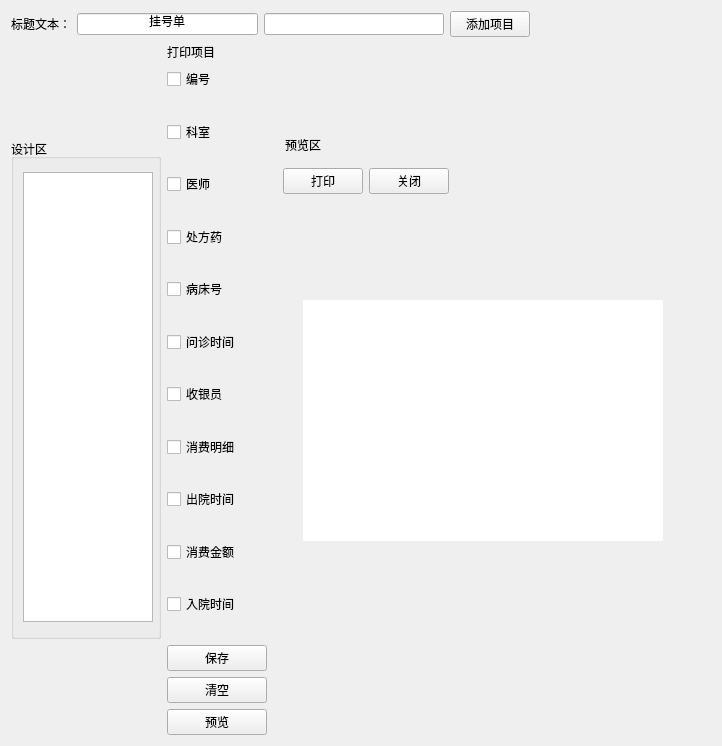
<?xml version="1.0" encoding="UTF-8"?>
<ui version="4.0">
 <class>HospitalizationSilpsBtn</class>
 <widget class="QWidget" name="HospitalizationSilpsBtn">
  <property name="geometry">
   <rect>
    <x>0</x>
    <y>0</y>
    <width>722</width>
    <height>746</height>
   </rect>
  </property>
  <property name="windowTitle">
   <string>Form</string>
  </property>
  <layout class="QVBoxLayout" name="verticalLayout">
   <item>
    <layout class="QHBoxLayout" name="horizontalLayout_4">
     <item>
      <widget class="QLabel" name="label_4">
       <property name="text">
        <string>标题文本：</string>
       </property>
      </widget>
     </item>
     <item>
      <widget class="QLineEdit" name="lineEdit_3">
       <property name="text">
        <string>挂号单</string>
       </property>
       <property name="alignment">
        <set>Qt::AlignCenter</set>
       </property>
       <property name="dragEnabled">
        <bool>false</bool>
       </property>
       <property name="readOnly">
        <bool>true</bool>
       </property>
      </widget>
     </item>
     <item>
      <widget class="QLineEdit" name="lineEditAdd"/>
     </item>
     <item>
      <widget class="QPushButton" name="btnAdd">
       <property name="text">
        <string>添加项目</string>
       </property>
      </widget>
     </item>
     <item>
      <spacer name="horizontalSpacer_4">
       <property name="orientation">
        <enum>Qt::Horizontal</enum>
       </property>
       <property name="sizeHint" stdset="0">
        <size>
         <width>40</width>
         <height>20</height>
        </size>
       </property>
      </spacer>
     </item>
    </layout>
   </item>
   <item>
    <layout class="QHBoxLayout" name="horizontalLayout_3">
     <item>
      <widget class="QGroupBox" name="groupBox_2">
       <property name="sizePolicy">
        <sizepolicy hsizetype="Fixed" vsizetype="Fixed">
         <horstretch>0</horstretch>
         <verstretch>0</verstretch>
        </sizepolicy>
       </property>
       <property name="minimumSize">
        <size>
         <width>150</width>
         <height>500</height>
        </size>
       </property>
       <property name="maximumSize">
        <size>
         <width>150</width>
         <height>500</height>
        </size>
       </property>
       <property name="title">
        <string>设计区</string>
       </property>
       <property name="alignment">
        <set>Qt::AlignLeading|Qt::AlignLeft|Qt::AlignTop</set>
       </property>
       <layout class="QVBoxLayout" name="verticalLayout_11">
        <item>
         <widget class="QListWidget" name="listWidgetShowCheckBox">
          <property name="sizePolicy">
           <sizepolicy hsizetype="Fixed" vsizetype="Fixed">
            <horstretch>0</horstretch>
            <verstretch>0</verstretch>
           </sizepolicy>
          </property>
          <property name="minimumSize">
           <size>
            <width>130</width>
            <height>450</height>
           </size>
          </property>
          <property name="maximumSize">
           <size>
            <width>140</width>
            <height>450</height>
           </size>
          </property>
         </widget>
        </item>
       </layout>
      </widget>
     </item>
     <item>
      <layout class="QVBoxLayout" name="verticalLayout_12">
       <item>
        <layout class="QVBoxLayout" name="verticalLayout_13">
         <item>
          <widget class="QLabel" name="label_3">
           <property name="text">
            <string>打印项目</string>
           </property>
          </widget>
         </item>
         <item>
          <layout class="QVBoxLayout" name="verticalLayout_3">
           <item>
            <widget class="QCheckBox" name="checkBox_12">
             <property name="maximumSize">
              <size>
               <width>100</width>
               <height>16777215</height>
              </size>
             </property>
             <property name="text">
              <string>编号</string>
             </property>
            </widget>
           </item>
           <item>
            <spacer name="verticalSpacer_16">
             <property name="orientation">
              <enum>Qt::Vertical</enum>
             </property>
             <property name="sizeHint" stdset="0">
              <size>
               <width>20</width>
               <height>40</height>
              </size>
             </property>
            </spacer>
           </item>
           <item>
            <widget class="QCheckBox" name="checkBox_13">
             <property name="maximumSize">
              <size>
               <width>100</width>
               <height>16777215</height>
              </size>
             </property>
             <property name="text">
              <string>科室</string>
             </property>
            </widget>
           </item>
           <item>
            <spacer name="verticalSpacer_17">
             <property name="orientation">
              <enum>Qt::Vertical</enum>
             </property>
             <property name="sizeHint" stdset="0">
              <size>
               <width>20</width>
               <height>40</height>
              </size>
             </property>
            </spacer>
           </item>
           <item>
            <widget class="QCheckBox" name="checkBox_14">
             <property name="maximumSize">
              <size>
               <width>100</width>
               <height>16777215</height>
              </size>
             </property>
             <property name="text">
              <string>医师</string>
             </property>
            </widget>
           </item>
           <item>
            <spacer name="verticalSpacer_18">
             <property name="orientation">
              <enum>Qt::Vertical</enum>
             </property>
             <property name="sizeHint" stdset="0">
              <size>
               <width>20</width>
               <height>40</height>
              </size>
             </property>
            </spacer>
           </item>
           <item>
            <widget class="QCheckBox" name="checkBox_15">
             <property name="maximumSize">
              <size>
               <width>100</width>
               <height>16777215</height>
              </size>
             </property>
             <property name="text">
              <string>处方药</string>
             </property>
            </widget>
           </item>
           <item>
            <spacer name="verticalSpacer_19">
             <property name="orientation">
              <enum>Qt::Vertical</enum>
             </property>
             <property name="sizeHint" stdset="0">
              <size>
               <width>20</width>
               <height>40</height>
              </size>
             </property>
            </spacer>
           </item>
           <item>
            <widget class="QCheckBox" name="checkBox_16">
             <property name="maximumSize">
              <size>
               <width>100</width>
               <height>16777215</height>
              </size>
             </property>
             <property name="text">
              <string>病床号</string>
             </property>
            </widget>
           </item>
           <item>
            <spacer name="verticalSpacer_20">
             <property name="orientation">
              <enum>Qt::Vertical</enum>
             </property>
             <property name="sizeHint" stdset="0">
              <size>
               <width>20</width>
               <height>40</height>
              </size>
             </property>
            </spacer>
           </item>
           <item>
            <widget class="QCheckBox" name="checkBox_17">
             <property name="maximumSize">
              <size>
               <width>100</width>
               <height>16777215</height>
              </size>
             </property>
             <property name="text">
              <string>问诊时间</string>
             </property>
            </widget>
           </item>
           <item>
            <spacer name="verticalSpacer_21">
             <property name="orientation">
              <enum>Qt::Vertical</enum>
             </property>
             <property name="sizeHint" stdset="0">
              <size>
               <width>20</width>
               <height>40</height>
              </size>
             </property>
            </spacer>
           </item>
           <item>
            <widget class="QCheckBox" name="checkBox_18">
             <property name="maximumSize">
              <size>
               <width>100</width>
               <height>16777215</height>
              </size>
             </property>
             <property name="text">
              <string>收银员</string>
             </property>
            </widget>
           </item>
           <item>
            <spacer name="verticalSpacer_22">
             <property name="orientation">
              <enum>Qt::Vertical</enum>
             </property>
             <property name="sizeHint" stdset="0">
              <size>
               <width>20</width>
               <height>40</height>
              </size>
             </property>
            </spacer>
           </item>
           <item>
            <widget class="QCheckBox" name="checkBox_19">
             <property name="maximumSize">
              <size>
               <width>100</width>
               <height>16777215</height>
              </size>
             </property>
             <property name="text">
              <string>消费明细</string>
             </property>
            </widget>
           </item>
           <item>
            <spacer name="verticalSpacer_23">
             <property name="orientation">
              <enum>Qt::Vertical</enum>
             </property>
             <property name="sizeHint" stdset="0">
              <size>
               <width>20</width>
               <height>40</height>
              </size>
             </property>
            </spacer>
           </item>
           <item>
            <widget class="QCheckBox" name="checkBox_20">
             <property name="maximumSize">
              <size>
               <width>100</width>
               <height>16777215</height>
              </size>
             </property>
             <property name="text">
              <string>出院时间</string>
             </property>
            </widget>
           </item>
           <item>
            <spacer name="verticalSpacer_24">
             <property name="orientation">
              <enum>Qt::Vertical</enum>
             </property>
             <property name="sizeHint" stdset="0">
              <size>
               <width>20</width>
               <height>40</height>
              </size>
             </property>
            </spacer>
           </item>
           <item>
            <widget class="QCheckBox" name="checkBox_21">
             <property name="maximumSize">
              <size>
               <width>100</width>
               <height>16777215</height>
              </size>
             </property>
             <property name="text">
              <string>消费金额</string>
             </property>
            </widget>
           </item>
           <item>
            <spacer name="verticalSpacer_25">
             <property name="orientation">
              <enum>Qt::Vertical</enum>
             </property>
             <property name="sizeHint" stdset="0">
              <size>
               <width>20</width>
               <height>40</height>
              </size>
             </property>
            </spacer>
           </item>
           <item>
            <widget class="QCheckBox" name="checkBox_22">
             <property name="maximumSize">
              <size>
               <width>100</width>
               <height>16777215</height>
              </size>
             </property>
             <property name="text">
              <string>入院时间</string>
             </property>
            </widget>
           </item>
           <item>
            <spacer name="verticalSpacer_26">
             <property name="orientation">
              <enum>Qt::Vertical</enum>
             </property>
             <property name="sizeHint" stdset="0">
              <size>
               <width>20</width>
               <height>40</height>
              </size>
             </property>
            </spacer>
           </item>
          </layout>
         </item>
        </layout>
       </item>
       <item>
        <layout class="QVBoxLayout" name="verticalLayout_14">
         <item>
          <widget class="QPushButton" name="btnSave">
           <property name="maximumSize">
            <size>
             <width>100</width>
             <height>16777215</height>
            </size>
           </property>
           <property name="text">
            <string>保存</string>
           </property>
          </widget>
         </item>
         <item>
          <widget class="QPushButton" name="btnClear">
           <property name="maximumSize">
            <size>
             <width>100</width>
             <height>16777215</height>
            </size>
           </property>
           <property name="text">
            <string>清空</string>
           </property>
          </widget>
         </item>
         <item>
          <widget class="QPushButton" name="btnPreview">
           <property name="maximumSize">
            <size>
             <width>100</width>
             <height>16777215</height>
            </size>
           </property>
           <property name="text">
            <string>预览</string>
           </property>
          </widget>
         </item>
         <item>
          <spacer name="verticalSpacer">
           <property name="orientation">
            <enum>Qt::Vertical</enum>
           </property>
           <property name="sizeHint" stdset="0">
            <size>
             <width>20</width>
             <height>40</height>
            </size>
           </property>
          </spacer>
         </item>
         <item>
          <spacer name="verticalSpacer_27">
           <property name="orientation">
            <enum>Qt::Vertical</enum>
           </property>
           <property name="sizeHint" stdset="0">
            <size>
             <width>20</width>
             <height>40</height>
            </size>
           </property>
          </spacer>
         </item>
        </layout>
       </item>
      </layout>
     </item>
     <item>
      <widget class="QWidget" name="widget_2" native="true">
       <property name="sizePolicy">
        <sizepolicy hsizetype="Fixed" vsizetype="Fixed">
         <horstretch>0</horstretch>
         <verstretch>0</verstretch>
        </sizepolicy>
       </property>
       <property name="minimumSize">
        <size>
         <width>420</width>
         <height>500</height>
        </size>
       </property>
       <property name="maximumSize">
        <size>
         <width>450</width>
         <height>550</height>
        </size>
       </property>
       <widget class="QGroupBox" name="groupBoxMzd">
        <property name="enabled">
         <bool>true</bool>
        </property>
        <property name="geometry">
         <rect>
          <x>10</x>
          <y>20</y>
          <width>400</width>
          <height>500</height>
         </rect>
        </property>
        <property name="sizePolicy">
         <sizepolicy hsizetype="Fixed" vsizetype="Fixed">
          <horstretch>0</horstretch>
          <verstretch>0</verstretch>
         </sizepolicy>
        </property>
        <property name="minimumSize">
         <size>
          <width>400</width>
          <height>500</height>
         </size>
        </property>
        <property name="maximumSize">
         <size>
          <width>400</width>
          <height>500</height>
         </size>
        </property>
        <property name="sizeIncrement">
         <size>
          <width>400</width>
          <height>600</height>
         </size>
        </property>
        <property name="styleSheet">
         <string notr="true">QGroupBox{border:none;}</string>
        </property>
        <property name="title">
         <string>预览区</string>
        </property>
        <layout class="QVBoxLayout" name="verticalLayout_15">
         <property name="leftMargin">
          <number>0</number>
         </property>
         <property name="topMargin">
          <number>0</number>
         </property>
         <property name="rightMargin">
          <number>0</number>
         </property>
         <property name="bottomMargin">
          <number>0</number>
         </property>
         <item>
          <spacer name="verticalSpacer_28">
           <property name="orientation">
            <enum>Qt::Vertical</enum>
           </property>
           <property name="sizeHint" stdset="0">
            <size>
             <width>20</width>
             <height>40</height>
            </size>
           </property>
          </spacer>
         </item>
         <item>
          <layout class="QVBoxLayout" name="verticalLayout_5">
           <item>
            <layout class="QHBoxLayout" name="horizontalLayout_6">
             <item>
              <widget class="QPushButton" name="pushButton_10">
               <property name="text">
                <string>打印</string>
               </property>
              </widget>
             </item>
             <item>
              <widget class="QPushButton" name="btnClose">
               <property name="text">
                <string>关闭</string>
               </property>
              </widget>
             </item>
             <item>
              <spacer name="horizontalSpacer_3">
               <property name="orientation">
                <enum>Qt::Horizontal</enum>
               </property>
               <property name="sizeHint" stdset="0">
                <size>
                 <width>40</width>
                 <height>20</height>
                </size>
               </property>
              </spacer>
             </item>
            </layout>
           </item>
           <item>
            <widget class="QFrame" name="ghdFrame_2">
             <property name="sizePolicy">
              <sizepolicy hsizetype="Fixed" vsizetype="Fixed">
               <horstretch>0</horstretch>
               <verstretch>0</verstretch>
              </sizepolicy>
             </property>
             <property name="minimumSize">
              <size>
               <width>400</width>
               <height>400</height>
              </size>
             </property>
             <property name="maximumSize">
              <size>
               <width>400</width>
               <height>400</height>
              </size>
             </property>
             <property name="sizeIncrement">
              <size>
               <width>400</width>
               <height>500</height>
              </size>
             </property>
             <property name="styleSheet">
              <string notr="true">QFrame
{border-image: url(:/image/zyd.jpg);}
QListView{border-image:url();}</string>
             </property>
             <widget class="QListWidget" name="listWidgetPreview">
              <property name="geometry">
               <rect>
                <x>20</x>
                <y>100</y>
                <width>360</width>
                <height>241</height>
               </rect>
              </property>
              <property name="sizePolicy">
               <sizepolicy hsizetype="Fixed" vsizetype="Fixed">
                <horstretch>0</horstretch>
                <verstretch>0</verstretch>
               </sizepolicy>
              </property>
              <property name="minimumSize">
               <size>
                <width>360</width>
                <height>0</height>
               </size>
              </property>
              <property name="maximumSize">
               <size>
                <width>360</width>
                <height>16777215</height>
               </size>
              </property>
              <property name="styleSheet">
               <string notr="true">border:none;</string>
              </property>
             </widget>
            </widget>
           </item>
           <item>
            <spacer name="verticalSpacer_29">
             <property name="orientation">
              <enum>Qt::Vertical</enum>
             </property>
             <property name="sizeHint" stdset="0">
              <size>
               <width>20</width>
               <height>40</height>
              </size>
             </property>
            </spacer>
           </item>
          </layout>
         </item>
        </layout>
       </widget>
      </widget>
     </item>
    </layout>
   </item>
  </layout>
 </widget>
 <resources/>
 <connections/>
</ui>
